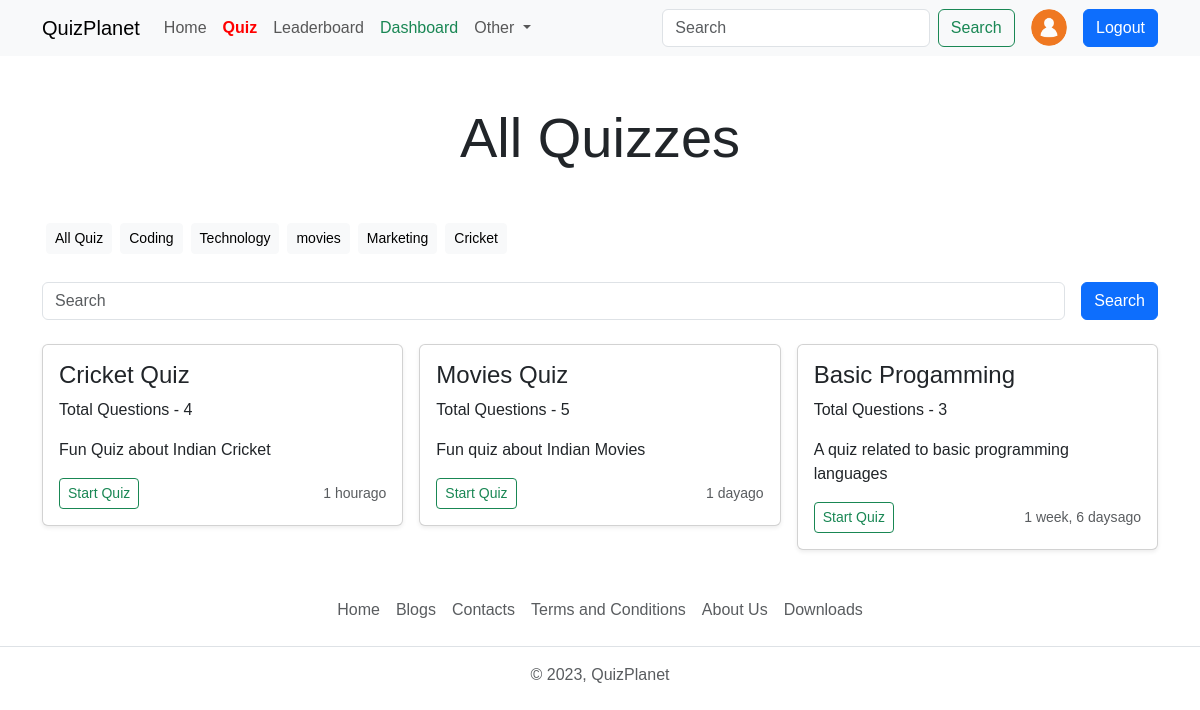
The page /quiz/all_quiz (signed in) on the database its author committed.
### account/models.py (models this page shows, shortened)
class Profile(models.Model):
    user=models.OneToOneField(User,on_delete=models.CASCADE,null=True,verbose_name='User Object') #verbose name
    bio = models.TextField(blank=True,null=True)
    profile_img=models.ImageField(upload_to='profile_images',default='user.png',blank=True,null=True,verbose_name='Profile Pic')
    location=models.CharField(max_length=100,blank=True,null=True)
    GENDER=(
        ('Male','Male'),
        ('Female','Female'),
        ('Other','Other'),
    )
    gender=models.CharField(max_length=6,choices=GENDER,blank=True,null=True)

### quiz/models.py (models this page shows, shortened)
class Category(models.Model):
    name = models.CharField(max_length = 15)
    class Meta:
        verbose_name_plural= 'Categories'

class Quiz(models.Model):
    title=models.CharField(max_length=255)
    description= models.TextField()
    category = models.ForeignKey(Category,on_delete=models.CASCADE)
    quiz_file = models.FileField(upload_to='quiz/')
    created_at=models.DateTimeField(auto_now_add=True)
    updated_at=models.DateTimeField(auto_now=True)
    class Meta:
        verbose_name_plural= "Quizzes"

class Question(models.Model):
    quiz = models.ForeignKey(Quiz,on_delete=models.CASCADE)
    text=models.TextField()

### quiz/views.py (the view)
# urls.py: path('all_quiz',views.all_quiz_view,name='all_quiz'),
@login_required(login_url='login')
def all_quiz_view(request):
    if(request.user.is_authenticated):
        user_object = User.objects.get(username=request.user)
        user_profile2 =Profile.objects.get(user=user_object)
    quizzes = Quiz.objects.order_by('-created_at')
    categories=Category.objects.all()
    context={"user_profile2":user_profile2,"quizzes":quizzes,"categories":categories,'quiz':'active'}
    return render(request,"all-quiz.html", context)

### templates/all-quiz.html (shortened to what this page needs)
{% extends "index.html" %}
{% load static %}
{% block content %}
	<h1 class="display-4 text-center my-5">All Quizzes</h1>
	<div class="container">
		<div class="d-flex flex-wrap" >
			<a href="{% url "all_quiz" %}" class="btn btn-sm btn-light m-1">All Quiz</a>
			{% for category in categories  %}
				<a href="{% url "search" category.name %}" class="btn btn-sm btn-light m-1">{{category.name}}</a>
			{% endfor %}
		</div>
	</div>
	<form class="container d-flex my-4" role="search" method="get" action="{% url 'search' ' ' %}">
		<input name="q" class="form-control me-2" type="search" placeholder="Search" aria-label="Search">
		<button type="submit" class="btn btn-primary ms-2">Search</button>
	</form>
	<div class="container">
		<div class="row row-cols-1 row-cols-sm-1 row-cols-md-2 row-cols-lg-3 g-3">
			{% if quizzes|length > 0 %}
			{% for quiz in  quizzes %}
				<div class="col">
					<div class="card shadow-sm">
						<div class="card-body">
							<h4>{{quiz.title}}</h4>
							<p class="card-text">Total Questions - {{quiz.question_set.all|length}}</p>
							<p class="card-text">{{quiz.description | truncatewords:7}}</p>
							<div class="d-flex justify-content-between align-items-center">
								<div class="btn-group">
									<a href="{% url "quiz" quiz.id %}" type="button" class="btn btn-sm btn-outline-success">Start
										Quiz</a>
								</div>
								<small class="text-body-secondary">{{quiz.created_at | timesince}}ago</small>
							</div>
						</div>
					</div>
				</div>
			{% endfor %}
			{% else %}
				<div class="col-lg-12 col-md col-12">
					<p class="text-center text-danger fs-5">
						No Quiz Category Available
					</p>
				</div>
			{% endif %}
		</div>
	</div>
{% endblock content %}

### templates/components/navbar.html (shortened to what this page needs)
<nav class="navbar navbar-expand-lg bg-body-tertiary d-none d-lg-block">
    <div class="container">
        <a class="navbar-brand" href="{% url "home" %}">QuizPlanet</a>
        <div class="collapse navbar-collapse" id="navbarSupportedContent">
            <ul class="navbar-nav me-auto mb-2 mb-lg-0">
                <li class="nav-item">
                    <a class="nav-link {% if request.path == '/' %}active{% endif %}" aria-current="page" href="{% url "home" %}">Home</a>
                </li>
                <li class="nav-item">
                    <a class="nav-link {{quiz}}" href="{% url "all_quiz" %}">Quiz</a>
                </li>
                <li class="nav-item">
                    <a class="nav-link {{leaderboard}}" href="{% url "leaderboard" %}">Leaderboard</a>
                </li>
                {% if request.user.is_superuser %}
                    <li class="nav-item">
                        <a class="nav-link text-success {{dashboard}}" href="{% url "dashboard" %}">Dashboard</a>
                    </li>
                {% endif %}
                <li class="nav-item dropdown">
                    <a class="nav-link dropdown-toggle" href="#" role="button" data-bs-toggle="dropdown"
                        aria-expanded="false">
                        Other
                    </a>
                </li>
            </ul>
            <form class="d-flex" role="search" action="{% url "search_users" %}">
                <input class="form-control me-2" name="q" type="search" placeholder="Search" aria-label="Search">
                <button class="btn btn-outline-success" type="submit">Search</button>
                {% if request.user.is_authenticated %}
                    <a href="{% url "profile" request.user.username %}" data-bs-toggle="tooltip" data-bs-placement="bottom" data-bs-title=@{{request.user.username}} class="mx-2">
                        <img src="{{user_profile2.profile_img.url}}" alt="profile" width="55" height="55" class="img-fluid rounded-circle mx-2">
                    </a>
                    <a href="{% url "logout" %}" class="btn btn-primary ms-3">Logout</a>
                {% else %}
                    <a href="{% url "login" %}" class="btn btn-primary ms-2">Login</a>
                {% endif %}
            </form>
        </div>
    </div>
</nav>

### static/css/style.css (style rules this page uses)
* { font-family: 'Trebuchet MS', 'Lucida Sans Unicode', 'Lucida Grande', 'Lucida Sans', Arial, sans-serif; }
.navbar-nav .nav-link.active { color: #ff0000; font-weight: bold; }

### rows shown on the page
Profile: profile_img (placeholder picture)
Category: name "Coding"
Category: name "Technology"
Category: name "movies"
Category: name "Marketing"
Category: name "Cricket"
Quiz: title "Cricket Quiz", question_set.all|length "4", description "Fun Quiz about Indian Cricket", created_at "1 hour"
Quiz: title "Movies Quiz", question_set.all|length "5", description "Fun quiz about Indian Movies", created_at "1 day"
Quiz: title "Basic Progamming", question_set.all|length "3", description "A quiz related to basic programming languages", created_at "1 week, 6 days"
